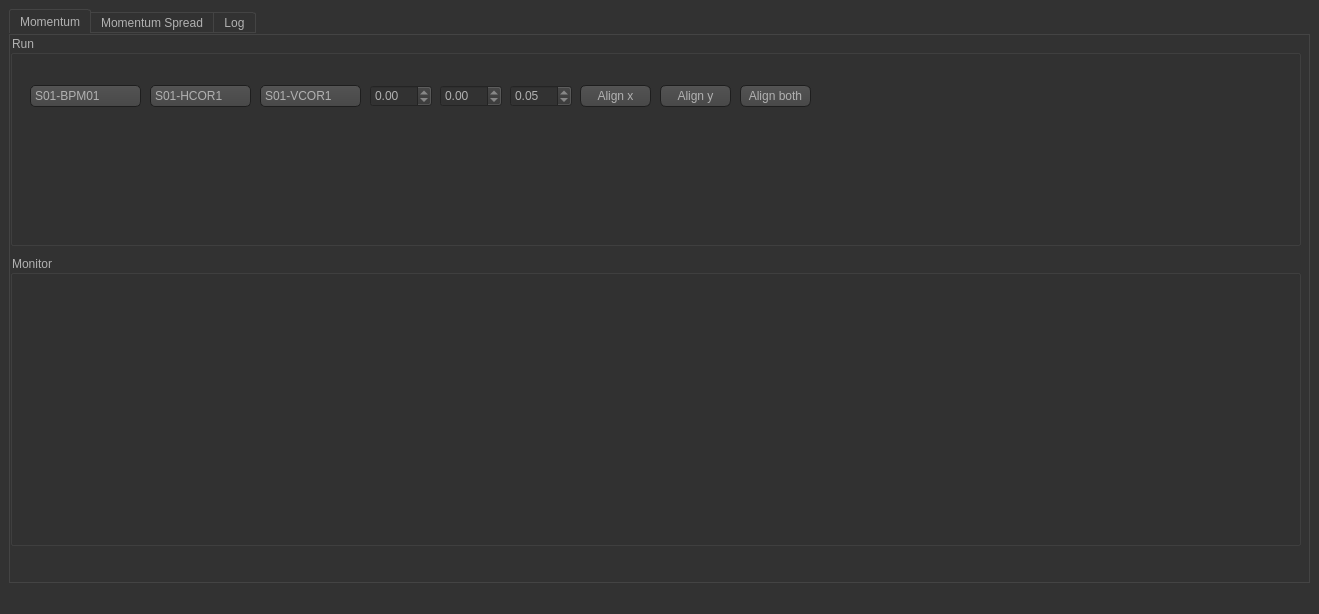
<?xml version="1.0" encoding="UTF-8"?>
<ui version="4.0">
 <class>MainWindow</class>
 <widget class="QMainWindow" name="MainWindow">
  <property name="geometry">
   <rect>
    <x>0</x>
    <y>0</y>
    <width>1319</width>
    <height>614</height>
   </rect>
  </property>
  <property name="windowTitle">
   <string>MainWindow</string>
  </property>
  <property name="styleSheet">
   <string notr="true">QToolTip
{
     border: 1px solid black;
     background-color: #ffa02f;
     padding: 1px;
     border-radius: 3px;
     opacity: 100;
}

QWidget
{
    color: #b1b1b1;
    background-color: #323232;
}

QWidget:item:hover
{
    background-color: QLinearGradient( x1: 0, y1: 0, x2: 0, y2: 1, stop: 0 #ffa02f, stop: 1 #ca0619);
    color: #000000;
}

QWidget:item:selected
{
    background-color: QLinearGradient( x1: 0, y1: 0, x2: 0, y2: 1, stop: 0 #ffa02f, stop: 1 #d7801a);
}

QMenuBar::item
{
    background: transparent;
}

QMenuBar::item:selected
{
    background: transparent;
    border: 1px solid #ffaa00;
}

QMenuBar::item:pressed
{
    background: #444;
    border: 1px solid #000;
    background-color: QLinearGradient(
        x1:0, y1:0,
        x2:0, y2:1,
        stop:1 #212121,
        stop:0.4 #343434/*,
        stop:0.2 #343434,
        stop:0.1 #ffaa00*/
    );
    margin-bottom:-1px;
    padding-bottom:1px;
}

QMenu
{
    border: 1px solid #000;
}

QMenu::item
{
    padding: 2px 20px 2px 20px;
}

QMenu::item:selected
{
    color: #000000;
}

QWidget:disabled
{
    color: #404040;
    background-color: #323232;
}

QAbstractItemView
{
    background-color: QLinearGradient( x1: 0, y1: 0, x2: 0, y2: 1, stop: 0 #4d4d4d, stop: 0.1 #646464, stop: 1 #5d5d5d);
}

QWidget:focus
{
    /*border: 2px solid QLinearGradient( x1: 0, y1: 0, x2: 0, y2: 1, stop: 0 #ffa02f, stop: 1 #d7801a);*/
}

QLineEdit
{
    background-color: QLinearGradient( x1: 0, y1: 0, x2: 0, y2: 1, stop: 0 #4d4d4d, stop: 0 #646464, stop: 1 #5d5d5d);
    padding: 1px;
    border-style: solid;
    border: 1px solid #1e1e1e;
    border-radius: 5;
}

QPushButton
{
    color: #b1b1b1;
    background-color: QLinearGradient( x1: 0, y1: 0, x2: 0, y2: 1, stop: 0 #565656, stop: 0.1 #525252, stop: 0.5 #4e4e4e, stop: 0.9 #4a4a4a, stop: 1 #464646);
    border-width: 1px;
    border-color: #1e1e1e;
    border-style: solid;
    border-radius: 6;
    padding: 3px;
    font-size: 12px;
    padding-left: 5px;
    padding-right: 5px;
}

QPushButton:pressed
{
    background-color: QLinearGradient( x1: 0, y1: 0, x2: 0, y2: 1, stop: 0 #2d2d2d, stop: 0.1 #2b2b2b, stop: 0.5 #292929, stop: 0.9 #282828, stop: 1 #252525);
}

QComboBox
{
    selection-background-color: #ffaa00;
    background-color: QLinearGradient( x1: 0, y1: 0, x2: 0, y2: 1, stop: 0 #565656, stop: 0.1 #525252, stop: 0.5 #4e4e4e, stop: 0.9 #4a4a4a, stop: 1 #464646);
    border-style: solid;
    border: 1px solid #1e1e1e;
    border-radius: 5;
}

QComboBox:hover,QPushButton:hover
{
    border: 2px solid QLinearGradient( x1: 0, y1: 0, x2: 0, y2: 1, stop: 0 #ffa02f, stop: 1 #d7801a);
}


QComboBox:on
{
    padding-top: 3px;
    padding-left: 4px;
    background-color: QLinearGradient( x1: 0, y1: 0, x2: 0, y2: 1, stop: 0 #2d2d2d, stop: 0.1 #2b2b2b, stop: 0.5 #292929, stop: 0.9 #282828, stop: 1 #252525);
    selection-background-color: #ffaa00;
}

QComboBox QAbstractItemView
{
    border: 2px solid darkgray;
    selection-background-color: QLinearGradient( x1: 0, y1: 0, x2: 0, y2: 1, stop: 0 #ffa02f, stop: 1 #d7801a);
}

QComboBox::drop-down
{
     subcontrol-origin: padding;
     subcontrol-position: top right;
     width: 15px;

     border-left-width: 0px;
     border-left-color: darkgray;
     border-left-style: solid; /* just a single line */
     border-top-right-radius: 3px; /* same radius as the QComboBox */
     border-bottom-right-radius: 3px;
 }

QComboBox::down-arrow
{
     image: url(:/down_arrow.png);
}

QGroupBox:focus
{
border: 2px solid QLinearGradient( x1: 0, y1: 0, x2: 0, y2: 1, stop: 0 #ffa02f, stop: 1 #d7801a);
}

QTextEdit:focus
{
    border: 2px solid QLinearGradient( x1: 0, y1: 0, x2: 0, y2: 1, stop: 0 #ffa02f, stop: 1 #d7801a);
}

QScrollBar:horizontal {
     border: 1px solid #222222;
     background: QLinearGradient( x1: 0, y1: 0, x2: 0, y2: 1, stop: 0.0 #121212, stop: 0.2 #282828, stop: 1 #484848);
     height: 7px;
     margin: 0px 16px 0 16px;
}

QScrollBar::handle:horizontal
{
      background: QLinearGradient( x1: 0, y1: 0, x2: 1, y2: 0, stop: 0 #ffa02f, stop: 0.5 #d7801a, stop: 1 #ffa02f);
      min-height: 20px;
      border-radius: 2px;
}

QScrollBar::add-line:horizontal {
      border: 1px solid #1b1b19;
      border-radius: 2px;
      background: QLinearGradient( x1: 0, y1: 0, x2: 1, y2: 0, stop: 0 #ffa02f, stop: 1 #d7801a);
      width: 14px;
      subcontrol-position: right;
      subcontrol-origin: margin;
}

QScrollBar::sub-line:horizontal {
      border: 1px solid #1b1b19;
      border-radius: 2px;
      background: QLinearGradient( x1: 0, y1: 0, x2: 1, y2: 0, stop: 0 #ffa02f, stop: 1 #d7801a);
      width: 14px;
     subcontrol-position: left;
     subcontrol-origin: margin;
}

QScrollBar::right-arrow:horizontal, QScrollBar::left-arrow:horizontal
{
      border: 1px solid black;
      width: 1px;
      height: 1px;
      background: white;
}

QScrollBar::add-page:horizontal, QScrollBar::sub-page:horizontal
{
      background: none;
}

QScrollBar:vertical
{
      background: QLinearGradient( x1: 0, y1: 0, x2: 1, y2: 0, stop: 0.0 #121212, stop: 0.2 #282828, stop: 1 #484848);
      width: 7px;
      margin: 16px 0 16px 0;
      border: 1px solid #222222;
}

QScrollBar::handle:vertical
{
      background: QLinearGradient( x1: 0, y1: 0, x2: 0, y2: 1, stop: 0 #ffa02f, stop: 0.5 #d7801a, stop: 1 #ffa02f);
      min-height: 20px;
      border-radius: 2px;
}

QScrollBar::add-line:vertical
{
      border: 1px solid #1b1b19;
      border-radius: 2px;
      background: QLinearGradient( x1: 0, y1: 0, x2: 0, y2: 1, stop: 0 #ffa02f, stop: 1 #d7801a);
      height: 14px;
      subcontrol-position: bottom;
      subcontrol-origin: margin;
}

QScrollBar::sub-line:vertical
{
      border: 1px solid #1b1b19;
      border-radius: 2px;
      background: QLinearGradient( x1: 0, y1: 0, x2: 0, y2: 1, stop: 0 #d7801a, stop: 1 #ffa02f);
      height: 14px;
      subcontrol-position: top;
      subcontrol-origin: margin;
}

QScrollBar::up-arrow:vertical, QScrollBar::down-arrow:vertical
{
      border: 1px solid black;
      width: 1px;
      height: 1px;
      background: white;
}


QScrollBar::add-page:vertical, QScrollBar::sub-page:vertical
{
      background: none;
}

QTextEdit
{
    background-color: #242424;
}

QPlainTextEdit
{
    background-color: #242424;
}

QHeaderView::section
{
    background-color: QLinearGradient(x1:0, y1:0, x2:0, y2:1, stop:0 #616161, stop: 0.5 #505050, stop: 0.6 #434343, stop:1 #656565);
    color: white;
    padding-left: 4px;
    border: 1px solid #6c6c6c;
}

QCheckBox:disabled
{
color: #414141;
}

QDockWidget::title
{
    text-align: center;
    spacing: 3px; /* spacing between items in the tool bar */
    background-color: QLinearGradient(x1:0, y1:0, x2:0, y2:1, stop:0 #323232, stop: 0.5 #242424, stop:1 #323232);
}

QDockWidget::close-button, QDockWidget::float-button
{
    text-align: center;
    spacing: 1px; /* spacing between items in the tool bar */
    background-color: QLinearGradient(x1:0, y1:0, x2:0, y2:1, stop:0 #323232, stop: 0.5 #242424, stop:1 #323232);
}

QDockWidget::close-button:hover, QDockWidget::float-button:hover
{
    background: #242424;
}

QDockWidget::close-button:pressed, QDockWidget::float-button:pressed
{
    padding: 1px -1px -1px 1px;
}

QMainWindow::separator
{
    background-color: QLinearGradient(x1:0, y1:0, x2:0, y2:1, stop:0 #161616, stop: 0.5 #151515, stop: 0.6 #212121, stop:1 #343434);
    color: white;
    padding-left: 4px;
    border: 1px solid #4c4c4c;
    spacing: 3px; /* spacing between items in the tool bar */
}

QMainWindow::separator:hover
{

    background-color: QLinearGradient(x1:0, y1:0, x2:0, y2:1, stop:0 #d7801a, stop:0.5 #b56c17 stop:1 #ffa02f);
    color: white;
    padding-left: 4px;
    border: 1px solid #6c6c6c;
    spacing: 3px; /* spacing between items in the tool bar */
}

QToolBar::handle
{
     spacing: 3px; /* spacing between items in the tool bar */
     background: url(:/images/handle.png);
}

QMenu::separator
{
    height: 2px;
    background-color: QLinearGradient(x1:0, y1:0, x2:0, y2:1, stop:0 #161616, stop: 0.5 #151515, stop: 0.6 #212121, stop:1 #343434);
    color: white;
    padding-left: 4px;
    margin-left: 10px;
    margin-right: 5px;
}

QProgressBar
{
    border: 2px solid grey;
    border-radius: 5px;
    text-align: center;
}

QProgressBar::chunk
{
    background-color: #d7801a;
    width: 2.15px;
    margin: 0.5px;
}

QTabBar::tab {
    color: #b1b1b1;
    border: 1px solid #444;
    border-bottom-style: none;
    background-color: #323232;
    padding-left: 10px;
    padding-right: 10px;
    padding-top: 3px;
    padding-bottom: 2px;
    margin-right: -1px;
}

QTabWidget::pane {
    border: 1px solid #444;
    top: 1px;
}

QTabBar::tab:last
{
    margin-right: 0; /* the last selected tab has nothing to overlap with on the right */
    border-top-right-radius: 3px;
}

QTabBar::tab:first:!selected
{
 margin-left: 0px; /* the last selected tab has nothing to overlap with on the right */


    border-top-left-radius: 3px;
}

QTabBar::tab:!selected
{
    color: #b1b1b1;
    border-bottom-style: solid;
    margin-top: 3px;
    background-color: QLinearGradient(x1:0, y1:0, x2:0, y2:1, stop:1 #212121, stop:.4 #343434);
}

QTabBar::tab:selected
{
    border-top-left-radius: 3px;
    border-top-right-radius: 3px;
    margin-bottom: 0px;
}

QTabBar::tab:!selected:hover
{
    /*border-top: 2px solid #ffaa00;
    padding-bottom: 3px;*/
    border-top-left-radius: 3px;
    border-top-right-radius: 3px;
    background-color: QLinearGradient(x1:0, y1:0, x2:0, y2:1, stop:1 #212121, stop:0.4 #343434, stop:0.2 #343434, stop:0.1 #ffaa00);
}

QRadioButton::indicator:checked, QRadioButton::indicator:unchecked{
    color: #b1b1b1;
    background-color: #323232;
    border: 1px solid #b1b1b1;
    border-radius: 6px;
}

QRadioButton::indicator:checked
{
    background-color: qradialgradient(
        cx: 0.5, cy: 0.5,
        fx: 0.5, fy: 0.5,
        radius: 1.0,
        stop: 0.25 #ffaa00,
        stop: 0.3 #323232
    );
}

QCheckBox::indicator{
    color: #b1b1b1;
    background-color: #323232;
    border: 1px solid #b1b1b1;
    width: 9px;
    height: 9px;
}

QRadioButton::indicator
{
    border-radius: 6px;
}

QRadioButton::indicator:hover, QCheckBox::indicator:hover
{
    border: 1px solid #ffaa00;
}

QCheckBox::indicator:checked
{
    background-color: qradialgradient(
        cx: 0.5, cy: 0.5,
        fx: 0.5, fy: 0.5,
        radius: 1.0,
        stop: 0.25 #ffaa00,
        stop: 0.3 #323232
    );
    image:url(:/images/checkbox.png);
}

QCheckBox::indicator:disabled, QRadioButton::indicator:disabled
{
    border: 1px solid #444;
}</string>
  </property>
  <widget class="QWidget" name="centralwidget">
   <layout class="QHBoxLayout" name="horizontalLayout">
    <item>
     <widget class="QTabWidget" name="tabWidget">
      <property name="currentIndex">
       <number>0</number>
      </property>
      <widget class="QWidget" name="tab">
       <attribute name="title">
        <string>Momentum</string>
       </attribute>
       <widget class="QGroupBox" name="groupBox_run">
        <property name="geometry">
         <rect>
          <x>0</x>
          <y>0</y>
          <width>1291</width>
          <height>211</height>
         </rect>
        </property>
        <property name="minimumSize">
         <size>
          <width>50</width>
          <height>0</height>
         </size>
        </property>
        <property name="maximumSize">
         <size>
          <width>10000</width>
          <height>16777215</height>
         </size>
        </property>
        <property name="title">
         <string>Run</string>
        </property>
        <widget class="QComboBox" name="comboBox_1">
         <property name="geometry">
          <rect>
           <x>20</x>
           <y>50</y>
           <width>111</width>
           <height>22</height>
          </rect>
         </property>
         <property name="editable">
          <bool>false</bool>
         </property>
         <property name="maxVisibleItems">
          <number>10</number>
         </property>
         <item>
          <property name="text">
           <string>S01-BPM01</string>
          </property>
         </item>
         <item>
          <property name="text">
           <string>S02-BPM01</string>
          </property>
         </item>
         <item>
          <property name="text">
           <string>S02-BPM02</string>
          </property>
         </item>
         <item>
          <property name="text">
           <string>C2V-BPM01</string>
          </property>
         </item>
        </widget>
        <widget class="QDoubleSpinBox" name="doubleSpinBox_1_x">
         <property name="geometry">
          <rect>
           <x>360</x>
           <y>50</y>
           <width>62</width>
           <height>22</height>
          </rect>
         </property>
         <property name="minimum">
          <double>-10.000000000000000</double>
         </property>
         <property name="maximum">
          <double>10.000000000000000</double>
         </property>
         <property name="singleStep">
          <double>0.100000000000000</double>
         </property>
        </widget>
        <widget class="QDoubleSpinBox" name="doubleSpinBox_1_y">
         <property name="geometry">
          <rect>
           <x>430</x>
           <y>50</y>
           <width>62</width>
           <height>22</height>
          </rect>
         </property>
         <property name="minimum">
          <double>-10.000000000000000</double>
         </property>
         <property name="maximum">
          <double>10.000000000000000</double>
         </property>
         <property name="singleStep">
          <double>0.100000000000000</double>
         </property>
        </widget>
        <widget class="QDoubleSpinBox" name="doubleSpinBox_1_tol">
         <property name="geometry">
          <rect>
           <x>500</x>
           <y>50</y>
           <width>62</width>
           <height>22</height>
          </rect>
         </property>
         <property name="singleStep">
          <double>0.010000000000000</double>
         </property>
         <property name="value">
          <double>0.050000000000000</double>
         </property>
        </widget>
        <widget class="QPushButton" name="pushButton_Align_x_1">
         <property name="geometry">
          <rect>
           <x>570</x>
           <y>50</y>
           <width>71</width>
           <height>22</height>
          </rect>
         </property>
         <property name="text">
          <string>Align x</string>
         </property>
         <property name="checked">
          <bool>false</bool>
         </property>
        </widget>
        <widget class="QPushButton" name="pushButton_Align_y_1">
         <property name="geometry">
          <rect>
           <x>650</x>
           <y>50</y>
           <width>71</width>
           <height>22</height>
          </rect>
         </property>
         <property name="text">
          <string>Align y</string>
         </property>
         <property name="checked">
          <bool>false</bool>
         </property>
        </widget>
        <widget class="QComboBox" name="comboBox_1_H">
         <property name="geometry">
          <rect>
           <x>140</x>
           <y>50</y>
           <width>101</width>
           <height>22</height>
          </rect>
         </property>
         <property name="editable">
          <bool>false</bool>
         </property>
         <property name="maxVisibleItems">
          <number>10</number>
         </property>
         <item>
          <property name="text">
           <string>S01-HCOR1</string>
          </property>
         </item>
        </widget>
        <widget class="QComboBox" name="comboBox_1_V">
         <property name="geometry">
          <rect>
           <x>250</x>
           <y>50</y>
           <width>101</width>
           <height>22</height>
          </rect>
         </property>
         <property name="editable">
          <bool>false</bool>
         </property>
         <property name="maxVisibleItems">
          <number>10</number>
         </property>
         <item>
          <property name="text">
           <string>S01-VCOR1</string>
          </property>
         </item>
        </widget>
        <widget class="QPushButton" name="pushButton_Align_both_1">
         <property name="geometry">
          <rect>
           <x>730</x>
           <y>50</y>
           <width>71</width>
           <height>22</height>
          </rect>
         </property>
         <property name="text">
          <string>Align both</string>
         </property>
         <property name="checked">
          <bool>false</bool>
         </property>
        </widget>
       </widget>
       <widget class="QGroupBox" name="groupBox_monitor">
        <property name="geometry">
         <rect>
          <x>0</x>
          <y>220</y>
          <width>1291</width>
          <height>291</height>
         </rect>
        </property>
        <property name="minimumSize">
         <size>
          <width>600</width>
          <height>0</height>
         </size>
        </property>
        <property name="title">
         <string>Monitor</string>
        </property>
        <layout class="QHBoxLayout" name="horizontalLayout_4"/>
       </widget>
      </widget>
      <widget class="QWidget" name="tab_2">
       <attribute name="title">
        <string>Momentum Spread</string>
       </attribute>
       <layout class="QHBoxLayout" name="horizontalLayout_3">
        <item>
         <widget class="QGroupBox" name="groupBox_s_run">
          <property name="minimumSize">
           <size>
            <width>500</width>
            <height>0</height>
           </size>
          </property>
          <property name="maximumSize">
           <size>
            <width>500</width>
            <height>16777215</height>
           </size>
          </property>
          <property name="title">
           <string>Run</string>
          </property>
          <layout class="QGridLayout" name="gridLayout_2">
           <item row="4" column="0">
            <widget class="QPushButton" name="pushButton_CalcDisp">
             <property name="text">
              <string>3. Calculate Dispersion</string>
             </property>
             <property name="checked">
              <bool>false</bool>
             </property>
            </widget>
           </item>
           <item row="6" column="0">
            <widget class="QPushButton" name="pushButton_Calc">
             <property name="text">
              <string>4. Calculate Momentum Spread</string>
             </property>
             <property name="checked">
              <bool>false</bool>
             </property>
            </widget>
           </item>
           <item row="0" column="0">
            <widget class="QCheckBox" name="checkBox_done_mom">
             <property name="text">
              <string>Momentum Measurement Done</string>
             </property>
            </widget>
           </item>
           <item row="7" column="0" colspan="2">
            <widget class="QPushButton" name="pushButton_refreshProfile">
             <property name="text">
              <string>Refresh Profile</string>
             </property>
            </widget>
           </item>
           <item row="1" column="0">
            <widget class="QPushButton" name="pushButton_Checks">
             <property name="text">
              <string>1. Checks</string>
             </property>
             <property name="checked">
              <bool>false</bool>
             </property>
            </widget>
           </item>
           <item row="2" column="0">
            <widget class="QPushButton" name="pushButton_MinBeta">
             <property name="text">
              <string>2. Minimise Beta</string>
             </property>
             <property name="checked">
              <bool>false</bool>
             </property>
            </widget>
           </item>
           <item row="3" column="0">
            <widget class="QPushButton" name="pushButton_SetDispSize">
             <property name="text">
              <string>3. Set Dispersion Size</string>
             </property>
            </widget>
           </item>
          </layout>
         </widget>
        </item>
        <item>
         <widget class="QGroupBox" name="groupBox_s_monitor">
          <property name="minimumSize">
           <size>
            <width>600</width>
            <height>0</height>
           </size>
          </property>
          <property name="title">
           <string>Monitor</string>
          </property>
          <layout class="QHBoxLayout" name="horizontalLayout_5"/>
         </widget>
        </item>
       </layout>
      </widget>
      <widget class="QWidget" name="tabLog">
       <attribute name="title">
        <string>Log</string>
       </attribute>
       <layout class="QHBoxLayout" name="horizontalLayout_6">
        <item>
         <layout class="QGridLayout" name="gridLayout_3"/>
        </item>
       </layout>
      </widget>
     </widget>
    </item>
   </layout>
  </widget>
  <widget class="QMenuBar" name="menubar">
   <property name="geometry">
    <rect>
     <x>0</x>
     <y>0</y>
     <width>1319</width>
     <height>26</height>
    </rect>
   </property>
  </widget>
  <widget class="QStatusBar" name="statusbar"/>
 </widget>
 <resources/>
 <connections/>
</ui>
